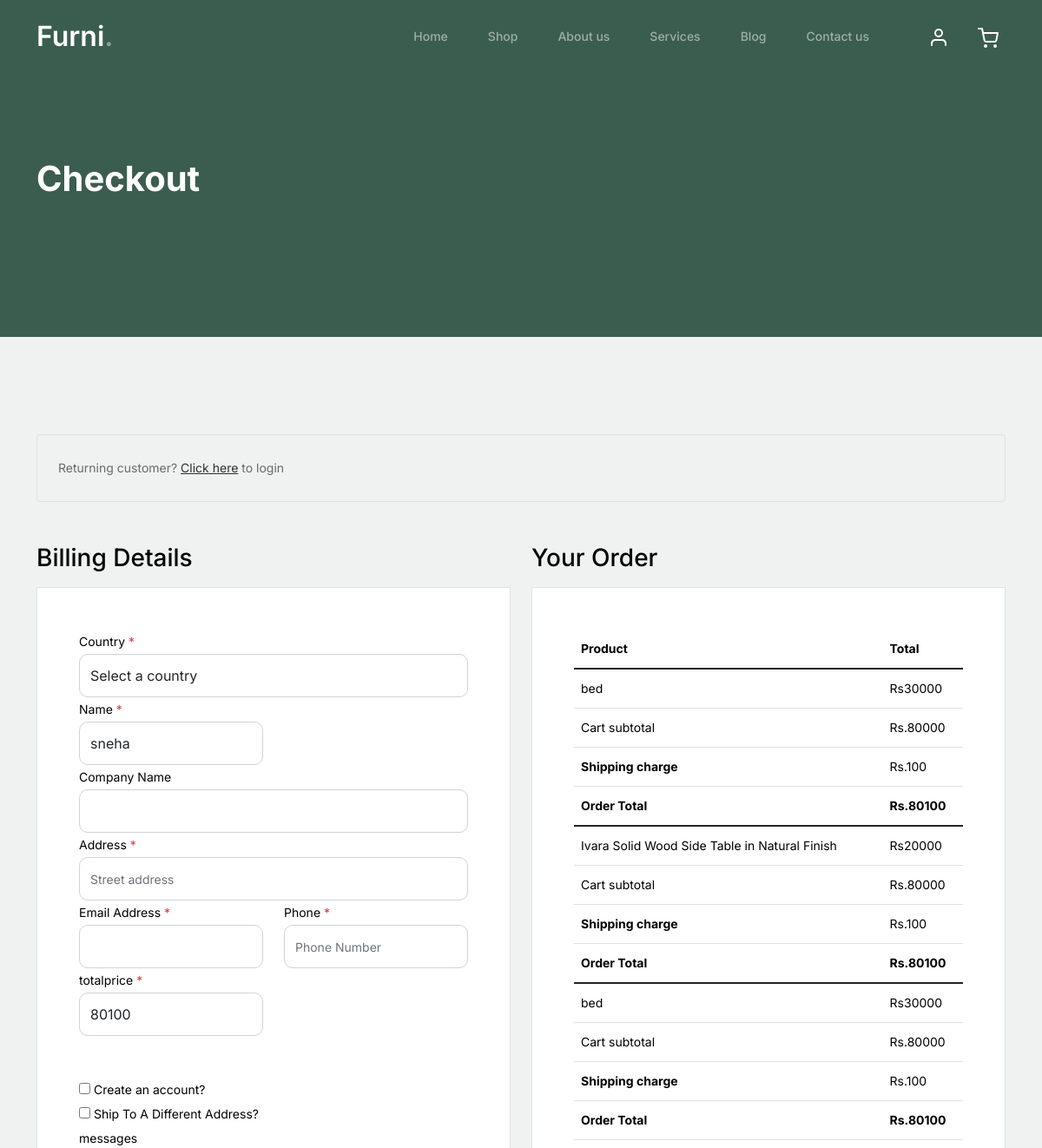
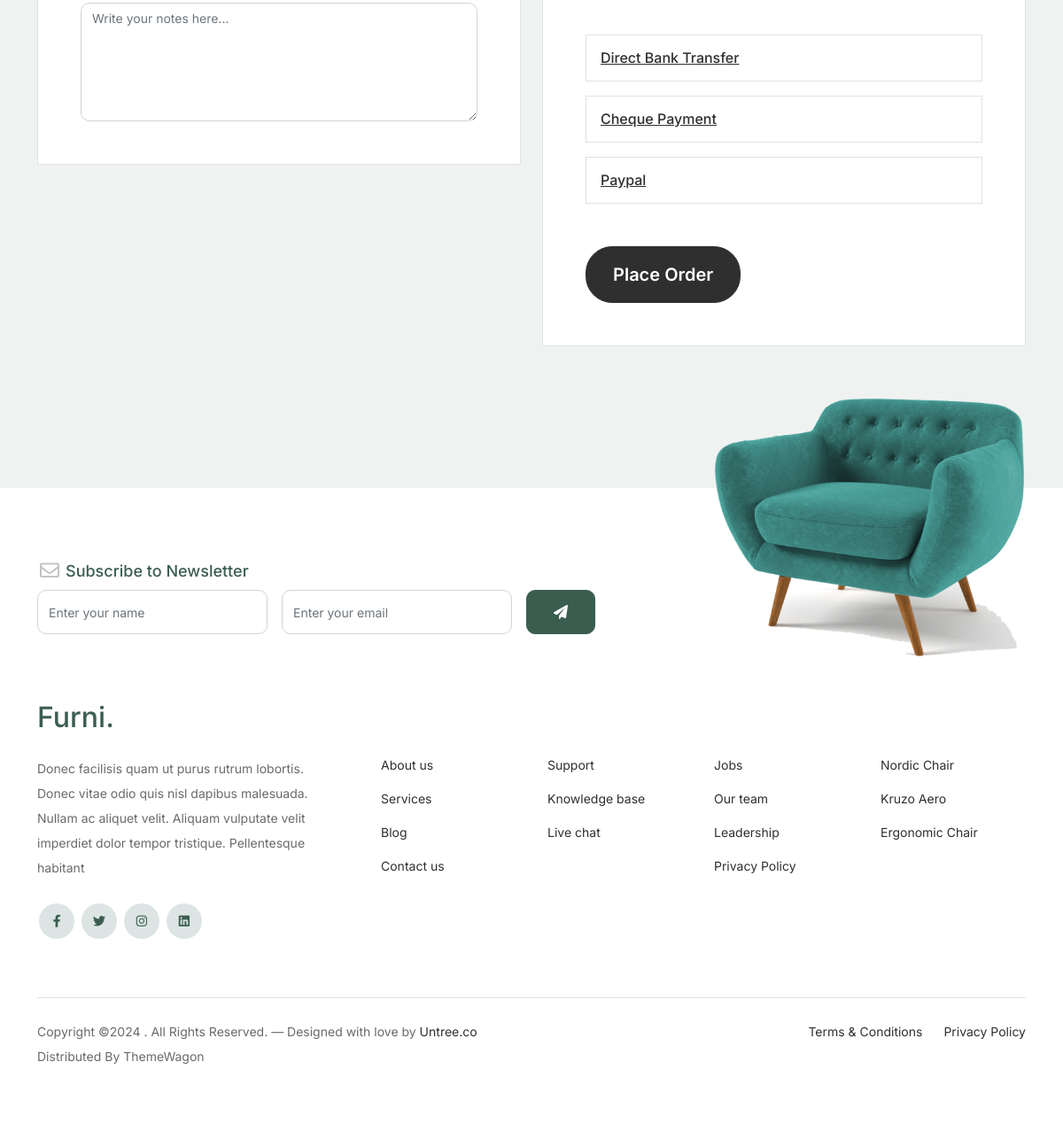
/checkout/ (signed in), run on the app's committed database (2 pictures, top to bottom).
### webapp/models.py (models this page shows)
class cartDb(models.Model):
    Username=models.CharField(max_length=100,null=True,blank=True)
    Productname=models.CharField(max_length=100,null=True,blank=True)
    Total=models.IntegerField(null=True,blank=True)
    Quantity=models.CharField(max_length=100,null=True,blank=True)
    product_image=models.ImageField(upload_to="Cart Images",null=True,blank=True)

### webapp/views.py (the view)
# urls.py: path('checkout/',views.checkout,name="checkout"),
def checkout(request):
    ca=cartDb.objects.filter(Username=request.session['name'])
    subtotal = 0
    shipping_amount = 0
    total = 0
    for i in ca:
        subtotal = subtotal+i.Total
        if subtotal>50000:
            shipping_amount = 100
        else:
            shipping_amount = 250
        total = shipping_amount+subtotal
    return render(request,"checkout.html",{'ca':ca,'subtotal':subtotal,'shipping_amount':shipping_amount,'total':total})

### webapp/templates/checkout.html (shortened to what this page needs)
<!doctype html>
{% load static %}
<html lang="en" xmlns="http://www.w3.org/1999/html">
<head>
    <link href="{% static 'web/css/bootstrap.min.css' %}" rel="stylesheet">
    <link href="https://cdnjs.cloudflare.com/ajax/libs/font-awesome/6.0.0-beta3/css/all.min.css" rel="stylesheet">
    <link href="{% static 'web/css/tiny-slider.css' %}" rel="stylesheet">
    <link href="{% static 'web/css/style.css' %}" rel="stylesheet">
</head>
<body>
<nav class="custom-navbar navbar navbar navbar-expand-md navbar-dark bg-dark" arial-label="Furni navigation bar">
    <div class="container">
        <a class="navbar-brand" href="index.html">Furni<span>.</span></a>
        <div class="collapse navbar-collapse" id="navbarsFurni">
            <ul class="custom-navbar-nav navbar-nav ms-auto mb-2 mb-md-0">
                <li class="nav-item ">
                    <a class="nav-link" href="index.html">Home</a>
                </li>
                <li><a class="nav-link" href="shop.html">Shop</a></li>
                <li><a class="nav-link" href="about.html">About us</a></li>
                <li><a class="nav-link" href="services.html">Services</a></li>
                <li><a class="nav-link" href="blog.html">Blog</a></li>
                <li><a class="nav-link" href="contact.html">Contact us</a></li>
            </ul>
            <ul class="custom-navbar-cta navbar-nav mb-2 mb-md-0 ms-5">
                <li><a class="nav-link" href="#"><img src="{% static 'web/images/user.svg' %}"></a></li>
                <li><a class="nav-link" href="{% url 'cart' %}"><img src="{% static 'web/images/cart.svg' %}"></a></li>
            </ul>
        </div>
    </div>
</nav>
<div class="hero">
    <div class="container">
        <div class="row justify-content-between">
            <div class="col-lg-5">
                <div class="intro-excerpt">
                    <h1>Checkout</h1>
                </div>
            </div>
            <div class="col-lg-7">
            </div>
        </div>
    </div>
</div>
        <form method="post" action="{% url 'savecheckout' %}">
<div class="untree_co-section">
    <div class="container">
        <div class="row mb-5">
            <div class="col-md-12">
                <div class="border p-4 rounded" role="alert">
                    Returning customer? <a href="#">Click here</a> to login
                </div>
            </div>
        </div>
            <div class="row">
                <div class="col-md-6 mb-5 mb-md-0">
                    <h2 class="h3 mb-3 text-black">Billing Details</h2>
                    <div class="p-3 p-lg-5 border bg-white">
                        <div class="form-group">
                            <label for="c_country" class="text-black" name="cname">Country <span
                                    class="text-danger">*</span></label>
                            <select id="c_country" class="form-control">
                                <option value="1">Select a country</option>
                            </select>
                        </div>
                        <div class="form-group row">
                            <div class="col-md-6">
                                <label for="c_fname" class="text-black"> Name <span class="text-danger">*</span></label>
                                <input type="text" class="form-control" id="c_fname" name="name" value="{{request.session.name}}">
                            </div>
                        </div>
                        <div class="form-group row">
                            <div class="col-md-12">
                                <label for="c_companyname" class="text-black">Company Name </label>
                                <input type="text" class="form-control" id="c_companyname" name="companyname">
                            </div>
                        </div>
                        <div class="form-group row">
                            <div class="col-md-12">
                                <label for="c_address" class="text-black">Address <span
                                        class="text-danger">*</span></label>
                                <input type="text" class="form-control" id="c_address" name="address"
                                       placeholder="Street address">
                            </div>
                        </div>
                        <div class="form-group row mb-5">
                            <div class="col-md-6">
                                <label for="c_email_address" class="text-black">Email Address <span class="text-danger">*</span></label>
                                <input type="text" class="form-control" id="c_email_address" name="emailaddress">
                            </div>
                            <div class="col-md-6">
                                <label for="c_phone" class="text-black">Phone <span class="text-danger">*</span></label>
                                <input type="tel" class="form-control" id="c_phone" name="phone"
                                       placeholder="Phone Number">
                            </div>
                            <div class="col-md-6">
                                <label class="text-black">totalprice <span class="text-danger">*</span></label>
                                <input type="text" class="form-control" name="totalprice" placeholder="total price"
                                       value="{{total}}">
                            </div>
                        </div>
                        <div class="form-group">
                            <label for="c_create_account" class="text-black" data-bs-toggle="collapse"
                                   href="#create_an_account" role="button" aria-expanded="false"
                                   aria-controls="create_an_account"><input type="checkbox" value="1"
                                                                            id="c_create_account"> Create an
                                account?</label>
                        </div>
                        <div class="form-group">
                            <label for="c_ship_different_address" class="text-black" data-bs-toggle="collapse"
                                   href="#ship_different_address" role="button" aria-expanded="false"
                                   aria-controls="ship_different_address"><input type="checkbox" value="1"
                                                                                 id="c_ship_different_address"> Ship To
                                A Different Address?</label>
                        </div>
                        <div class="form-group">
                            <label for="c_order_notes" class="text-black">messages</label>
                            <textarea name="messages" id="c_order_notes" cols="30" rows="5" class="form-control"
                                      placeholder="Write your notes here..."></textarea>
                        </div>
                    </div>
                </div>
                <div class="col-md-6">
                    <div class="row mb-5">
                        <div class="col-md-12">
                            <h2 class="h3 mb-3 text-black">Your Order</h2>
                            <div class="p-3 p-lg-5 border bg-white">
                                <table class="table site-block-order-table mb-5">
                                    <thead>
                                    <th>Product</th>
                                    <th>Total</th>
                                    </thead>
                                    {% for i in ca %}
                                    <tbody>
                                    <tr>
                                        <td>{{i.Productname}}</td>
                                        <td>Rs{{i.Total}}</td>
                                    </tr>
                                    <tr>
                                        <td class="text-black font-weight-bold">Cart subtotal<strong></strong></td>
                                        <td class="text-black">Rs.{{subtotal}}</td>
                                    </tr>
                                    <tr>
                                        <td class="text-black font-weight-bold"><strong>Shipping charge</strong></td>
                                        <td class="text-black">Rs.{{shipping_amount}}</td>
                                    </tr>
                                    <tr>
                                        <td class="text-black font-weight-bold"><strong>Order Total</strong></td>
                                        <td class="text-black font-weight-bold"><strong>Rs.{{total}}</strong></td>
                                    </tr>
                                    </tbody>
                                    {% endfor %}
                                </table>
                                <div class="border p-3 mb-3">
                                    <h3 class="h6 mb-0"><a class="d-block" data-bs-toggle="collapse"
                                                           href="#collapsebank" role="button" aria-expanded="false"
                                                           aria-controls="collapsebank">Direct Bank Transfer</a></h3>
                                </div>
                                <div class="border p-3 mb-3">
                                    <h3 class="h6 mb-0"><a class="d-block" data-bs-toggle="collapse"
                                                           href="#collapsecheque" role="button" aria-expanded="false"
                                                           aria-controls="collapsecheque">Cheque Payment</a></h3>
                                </div>
                                <div class="border p-3 mb-5">
                                    <h3 class="h6 mb-0"><a class="d-block" data-bs-toggle="collapse"
                                                           href="#collapsepaypal" role="button" aria-expanded="false"
                                                           aria-controls="collapsepaypal">Paypal</a></h3>
                                </div>
                                <div class="form-group">
                                    <a  href="{% url 'payment' %}" class="btn btn-black btn-lg py-3 btn-block"
                                            onclick="window.location='thankyou.html'">Place Order
                                    </a>
                                </div>
                            </div>
                        </div>
                    </div>
                </div>
            </div>
        </form>
<footer class="footer-section">
    <div class="container relative">
        <div class="sofa-img">
            <img src="{% static 'web/images/sofa.png' %}" alt="Image" class="img-fluid">
        </div>
        <div class="row">
            <div class="col-lg-8">
                <div class="subscription-form">
                    <h3 class="d-flex align-items-center"><span class="me-1"><img
                            src="{% static 'web/images/envelope-outline.svg' %}" alt="Image"
                            class="img-fluid"></span><span>Subscribe to Newsletter</span></h3>
                    <form action="#" class="row g-3">
                        <div class="col-auto">
                            <input type="text" class="form-control" placeholder="Enter your name">
                        </div>
                        <div class="col-auto">
                            <input type="email" class="form-control" placeholder="Enter your email">
                        </div>
                        <div class="col-auto">
                            <button class="btn btn-primary">
                                <span class="fa fa-paper-plane"></span>
                            </button>
                        </div>
                    </form>
                </div>
            </div>
        </div>
        <div class="row g-5 mb-5">
            <div class="col-lg-4">
                <div class="mb-4 footer-logo-wrap"><a href="#" class="footer-logo">Furni<span>.</span></a></div>
                <p class="mb-4">Donec facilisis quam ut purus rutrum lobortis. Donec vitae odio quis nisl dapibus
                    malesuada. Nullam ac aliquet velit. Aliquam vulputate velit imperdiet dolor tempor tristique.
                    Pellentesque habitant</p>
                <ul class="list-unstyled custom-social">
                    <li><a href="#"><span class="fa fa-brands fa-facebook-f"></span></a></li>
                    <li><a href="#"><span class="fa fa-brands fa-twitter"></span></a></li>
                    <li><a href="#"><span class="fa fa-brands fa-instagram"></span></a></li>
                    <li><a href="#"><span class="fa fa-brands fa-linkedin"></span></a></li>
                </ul>
            </div>
            <div class="col-lg-8">
                <div class="row links-wrap">
                    <div class="col-6 col-sm-6 col-md-3">
                        <ul class="list-unstyled">
                            <li><a href="#">About us</a></li>
                            <li><a href="#">Services</a></li>
                            <li><a href="#">Blog</a></li>
                            <li><a href="#">Contact us</a></li>
                        </ul>
                    </div>
                    <div class="col-6 col-sm-6 col-md-3">
                        <ul class="list-unstyled">
                            <li><a href="#">Support</a></li>
                            <li><a href="#">Knowledge base</a></li>
                            <li><a href="#">Live chat</a></li>
                        </ul>
                    </div>
                    <div class="col-6 col-sm-6 col-md-3">
                        <ul class="list-unstyled">
                            <li><a href="#">Jobs</a></li>
                            <li><a href="#">Our team</a></li>
                            <li><a href="#">Leadership</a></li>
                            <li><a href="#">Privacy Policy</a></li>
                        </ul>
                    </div>
                    <div class="col-6 col-sm-6 col-md-3">
                        <ul class="list-unstyled">
                            <li><a href="#">Nordic Chair</a></li>
                            <li><a href="#">Kruzo Aero</a></li>
                            <li><a href="#">Ergonomic Chair</a></li>
                        </ul>
                    </div>
                </div>
            </div>
        </div>
        <div class="border-top copyright">
            <div class="row pt-4">
                <div class="col-lg-6">
                    <p class="mb-2 text-center text-lg-start">Copyright &copy;
                        . All Rights Reserved. &mdash; Designed with love by <a href="https://untree.co">Untree.co</a>
                        Distributed By <a hreff="https://themewagon.com">ThemeWagon</a>
                    </p>
                </div>
                <div class="col-lg-6 text-center text-lg-end">
                    <ul class="list-unstyled d-inline-flex ms-auto">
                        <li class="me-4"><a href="#">Terms &amp; Conditions</a></li>
                        <li><a href="#">Privacy Policy</a></li>
                    </ul>
                </div>
            </div>
        </div>
    </div>
</footer>
</body>
</html>

### data on the page
cartDb: Productname "bed", Total "30000", subtotal "80000", shipping_amount "100", total "80100"
cartDb: Productname "Ivara Solid Wood Side Table in Natural Finish", Total "20000", subtotal "80000", shipping_amount "100", total "80100"
cartDb: Productname "bed", Total "30000", subtotal "80000", shipping_amount "100", total "80100"
